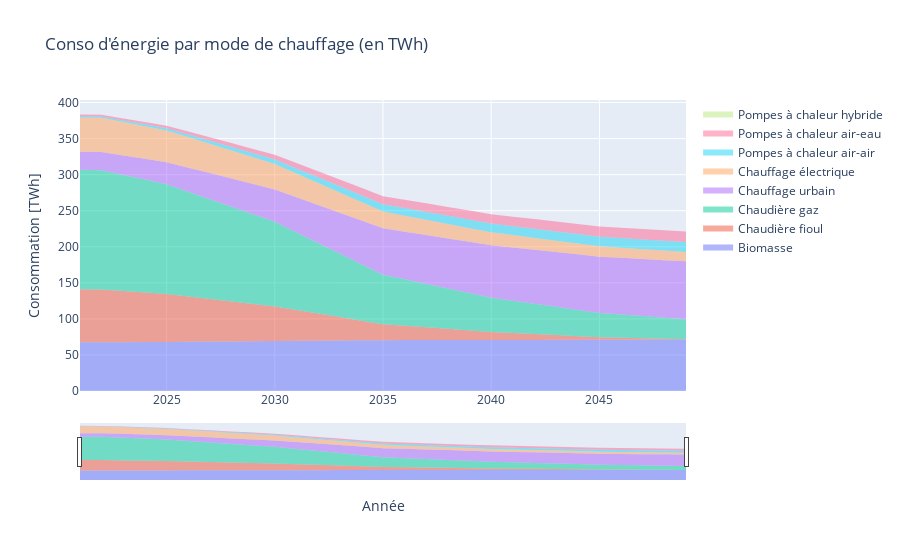

Notebook code cell kept with this figure:
### Markdown cell above
But it is also possible to plot the evolution of energy consumption or GHG emissions due to heating.

### Code cell
Var = "Conso"
y_df = sim_stock_df.groupby(["year", "Energy_source"])[Var].sum().to_frame().reset_index(). \
           pivot(index=['year'], columns='Energy_source').loc[[year for year in sim_param["years"][1:]], Var] / 10 ** 9
fig = MyStackedPlotly(y_df=y_df)
fig = fig.update_layout(title_text="Conso d'énergie par mode de chauffage (en TWh)", xaxis_title="Année",
                        yaxis_title="Consommation [TWh]")
fig.show()
